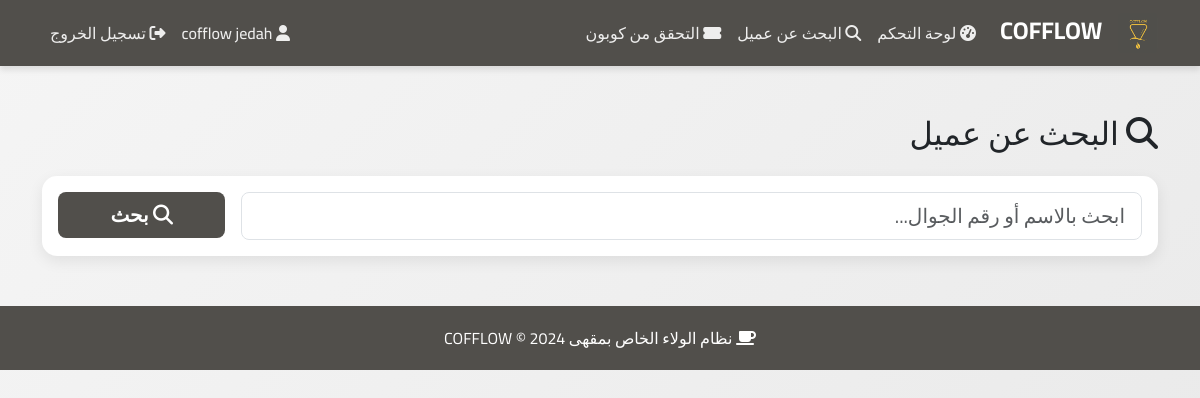
The app's page /employee/search (signed in) with its own data.
### models.py (models this page shows, shortened)
class Settings(db.Model):
    __tablename__ = 'settings'
    id = db.Column(db.Integer, primary_key=True)
    cups_required = db.Column(db.Integer, default=6)  # عدد الأكواب المطلوبة للحصول على كوب مجاني
    logo_path = db.Column(db.String(255), nullable=True)
    primary_color = db.Column(db.String(7), default='#8B4513')  # لون بني للقهوة
    secondary_color = db.Column(db.String(7), default='#D2691E')
    updated_at = db.Column(db.DateTime, default=datetime.utcnow, onupdate=datetime.utcnow)

class User(UserMixin, db.Model):
    __tablename__ = 'users'
    id = db.Column(db.Integer, primary_key=True)
    name = db.Column(db.String(100), nullable=False)
    phone = db.Column(db.String(20), unique=True, nullable=False)
    email = db.Column(db.String(120), unique=True, nullable=True)
    password_hash = db.Column(db.String(255), nullable=False)
    role = db.Column(db.String(20), nullable=False)  # 'admin', 'employee', 'customer'
    cups_count = db.Column(db.Integer, default=0)  # للعملاء فقط
    created_at = db.Column(db.DateTime, default=datetime.utcnow)
    coupons = db.relationship('Coupon', backref='customer', lazy=True, foreign_keys='Coupon.customer_id')
    transactions = db.relationship('Transaction', backref='customer', lazy=True, foreign_keys='Transaction.customer_id')

### app.py (the view, shortened to what this page needs)
@app.route('/employee/search', methods=['GET', 'POST'])
@login_required
@admin_or_employee_required
def employee_search():
    customers = []
    search_query = ''
    return render_template('employee/search.html', customers=customers, search_query=search_query)

### app.py (called while the page is built)
@login_manager.user_loader
def load_user(user_id):
    return User.query.get(int(user_id))

@app.context_processor
def inject_settings():
    settings = Settings.query.first()
    lang = session.get('lang', 'ar')
    translations = get_all_translations(lang)
    return dict(settings=settings, lang=lang, t=translations)

def admin_or_employee_required(f):
    @wraps(f)
    def decorated_function(*args, **kwargs):
        if not current_user.is_authenticated or current_user.role not in ['admin', 'employee']:
            flash('ليس لديك صلاحية للوصول إلى هذه الصفحة', 'danger')
            return redirect(url_for('index'))
        return f(*args, **kwargs)
    return decorated_function

@app.before_request
def make_session_permanent():
    if current_user.is_authenticated:
        session.permanent = True

### translations.py (called while the page is built)
def get_all_translations(lang):
    return TRANSLATIONS.get(lang, TRANSLATIONS['ar'])

### templates/employee/search.html (shortened to what this page needs)
{% extends "base.html" %}
{% block content %}
<h2 class="mb-4">
    <i class="fas fa-search"></i> البحث عن عميل
</h2>
<div class="card mb-4">
    <div class="card-body">
        <form method="POST" action="{{ url_for('employee_search') }}">
            <div class="row g-3">
                <div class="col-md-10">
                    <input type="text" class="form-control form-control-lg" name="search"
                           placeholder="ابحث بالاسم أو رقم الجوال..."
                           value="{{ search_query }}" autofocus required>
                </div>
                <div class="col-md-2">
                    <button type="submit" class="btn btn-primary btn-lg w-100">
                        <i class="fas fa-search"></i> بحث
                    </button>
                </div>
            </div>
        </form>
    </div>
</div>
{% endblock %}

### templates/base.html (shortened to what this page needs)
<!DOCTYPE html>
<html lang="ar" dir="rtl">
<head>
    <link href="https://cdn.jsdelivr.net/npm/bootstrap@5.3.0/dist/css/bootstrap.rtl.min.css" rel="stylesheet">
    <link rel="stylesheet" href="https://cdnjs.cloudflare.com/ajax/libs/font-awesome/6.4.0/css/all.min.css">
</head>
<body>
    <nav class="navbar navbar-expand-lg navbar-dark sticky-top">
        <div class="container">
            <a class="navbar-brand" href="{{ url_for('index') }}">
                {% if settings and settings.logo_path %}
                    <img src="{{ url_for('static', filename='uploads/' + settings.logo_path) }}"
                         alt="Logo" style="height: 40px; margin-left: 10px; border-radius: 5px;">
                {% else %}
                    <i class="fas fa-coffee"></i>
                {% endif %}
                COFFLOW
            </a>
            <div class="collapse navbar-collapse" id="navbarNav">
                <ul class="navbar-nav me-auto">
                    {% if current_user.is_authenticated %}
                        {% if current_user.role == 'admin' %}
                            <li class="nav-item">
                                <a class="nav-link" href="{{ url_for('admin_dashboard') }}">
                                    <i class="fas fa-tachometer-alt"></i> لوحة التحكم
                                </a>
                            </li>
                            <li class="nav-item">
                                <a class="nav-link" href="{{ url_for('admin_employees') }}">
                                    <i class="fas fa-users"></i> الموظفين
                                </a>
                            </li>
                            <li class="nav-item">
                                <a class="nav-link" href="{{ url_for('admin_customers') }}">
                                    <i class="fas fa-user-friends"></i> العملاء
                                </a>
                            </li>
                            <li class="nav-item">
                                <a class="nav-link" href="{{ url_for('admin_settings') }}">
                                    <i class="fas fa-cog"></i> الإعدادات
                                </a>
                            </li>
                        {% elif current_user.role == 'employee' %}
                            <li class="nav-item">
                                <a class="nav-link" href="{{ url_for('employee_dashboard') }}">
                                    <i class="fas fa-tachometer-alt"></i> لوحة التحكم
                                </a>
                            </li>
                            <li class="nav-item">
                                <a class="nav-link" href="{{ url_for('employee_search') }}">
                                    <i class="fas fa-search"></i> البحث عن عميل
                                </a>
                            </li>
                            <li class="nav-item">
                                <a class="nav-link" href="{{ url_for('employee_verify_coupon') }}">
                                    <i class="fas fa-ticket-alt"></i> التحقق من كوبون
                                </a>
                            </li>
                        {% endif %}
                    {% endif %}
                </ul>
                <ul class="navbar-nav">
                    {% if current_user.is_authenticated %}
                        {% if current_user.role == 'admin' %}
                        <li class="nav-item">
                            <a class="nav-link" href="{{ url_for('admin_profile') }}">
                                <i class="fas fa-user-cog"></i> {{ current_user.name }}
                            </a>
                        </li>
                        {% else %}
                        <li class="nav-item">
                            <span class="nav-link">
                                <i class="fas fa-user"></i> {{ current_user.name }}
                            </span>
                        </li>
                        {% endif %}
                        <li class="nav-item">
                            <a class="nav-link" href="{{ url_for('logout') }}">
                                <i class="fas fa-sign-out-alt"></i> تسجيل الخروج
                            </a>
                        </li>
                    {% endif %}
                </ul>
            </div>
        </div>
    </nav>
    <main class="container my-5">
        {% block content %}{% endblock %}
    </main>
    <footer class="footer text-center">
        <div class="container">
            <p class="mb-0">
                <i class="fas fa-coffee"></i>
                نظام الولاء الخاص بمقهى COFFLOW &copy; 2024
            </p>
        </div>
    </footer>
</body>
</html>

### records on screen
Settings: logo_path (picture)
User: name "cofflow jedah"
